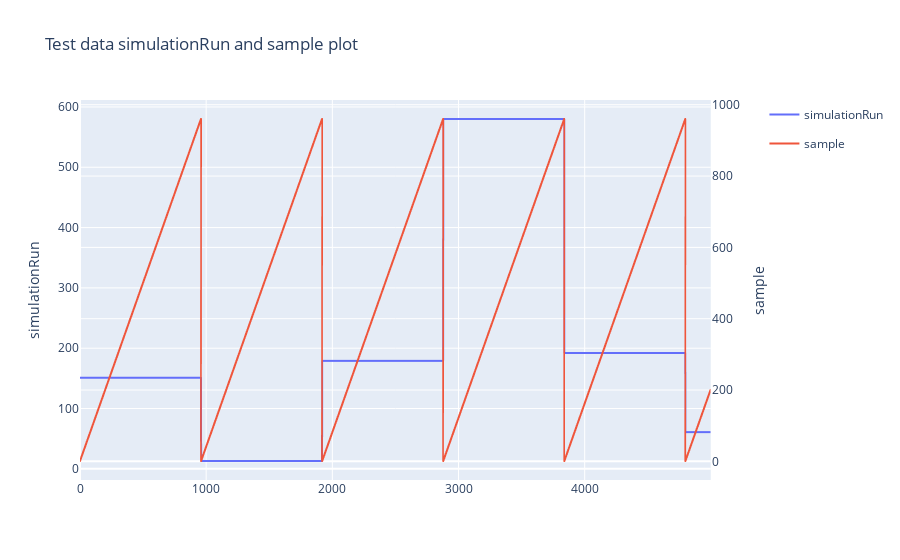

Notebook code for this chart:
### Markdown cell above
- 하나의 `simulationRun` 에 대해 학습 데이터가 `500` 개 `sample` 인 반면, 테스트 데이터는 `960` 개의 `sample` 로 이루어져 있습니다.
- 또한, `simulationRun` 번호가 점진적으로 증가하지 않고, 정상/비정상인 `simulationRun` 이 무작위로 섞여있습니다.

### Code cell
from plotly.subplots import make_subplots
import plotly.express as px


subfig = make_subplots(specs=[[{"secondary_y": True}]])

fig1 = px.line(test_data[["simulationRun"]].iloc[:5000])
fig2 = px.line(test_data[["sample"]].iloc[:5000])
fig2.update_traces(yaxis="y2")

subfig.layout.yaxis.title="index"
subfig.layout.yaxis.title="simulationRun"
subfig.layout.yaxis2.title="sample"
subfig.layout.title = "Test data simulationRun and sample plot" 
subfig.add_traces(fig1.data + fig2.data)
subfig.for_each_trace(lambda t: t.update(line=dict(color=t.marker.color)))
subfig.show()

### Figure 1 — Plotly figure (JSON) as saved in the notebook; plotly's stock layout.template omitted (floating-point values rounded to 4 significant figures; data arrays with more than 128 entries replaced by an {"elided": "..."} marker saying what was removed)
{"data": [{"hovertemplate": "variable=simulationRun<br>index=%{x}<br>value=%{y}<extra></extra>", "legendgroup": "simulationRun", "line": {"dash": "solid"}, "marker": {"symbol": "circle"}, "mode": "lines", "name": "simulationRun", "showlegend": true, "type": "scattergl", "x": {"elided": "5000 int values"}, "xaxis": "x", "y": {"elided": "5000 int values"}, "yaxis": "y"}, {"hovertemplate": "variable=sample<br>index=%{x}<br>value=%{y}<extra></extra>", "legendgroup": "sample", "line": {"dash": "solid"}, "marker": {"symbol": "circle"}, "mode": "lines", "name": "sample", "showlegend": true, "type": "scattergl", "x": {"elided": "5000 int values"}, "xaxis": "x", "y": {"elided": "5000 int values"}, "yaxis": "y2"}], "layout": {"title": {"text": "Test data simulationRun and sample plot"}, "xaxis": {"anchor": "y", "domain": [0, 0.94]}, "yaxis": {"anchor": "x", "domain": [0, 1], "title": {"text": "simulationRun"}}, "yaxis2": {"anchor": "x", "overlaying": "y", "side": "right", "title": {"text": "sample"}}}}
